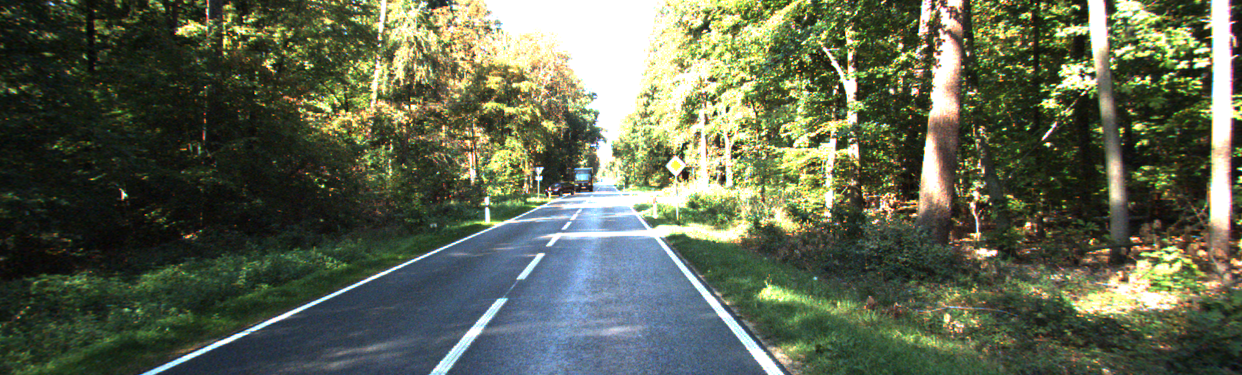
#> input picture drive/0000000022.png, 1242 x 375 px
$ python -i run.py   (imports and definitions only)
#> lines starting #> are read from the running program, lines starting #| are printed output that depends on the picture; after the words box and inside, x2 and y2 are one past the last pixel; in counts of white or black regions, pixels touching at a corner belong together
#> further down, picture is the input picture: shape (375, 1242, 3); mean B, G, R 80.9, 102.1, 94.5
import numpy as np
import cv2
import math
import datetime
import matplotlib.pyplot as plt
from sklearn.neural_network import MLPClassifier
from sklearn.externals import joblib
# 敏感区域范围【195:,100:850】
# 分类结果均保存在mat矩阵中，包括mat矩阵和对应的图片方便找人工(zao)特征(jia)
# 对图片进行切块，并分类，返回mat矩阵和仅保留车道线图像块的图片
# file 文件名，cls训练得到的分类器
# [75 lines left out: functions classify, houghtransport, getline, not called in this run]


# 获取第二条车道线信息
def getsecondline(angle,reclist):
	pass
# [51 lines left out: functions cluster, getlanerexlist, showlane, not called in this run]

def getlineroi(img):
	img = cv2.cvtColor(img, cv2.COLOR_BGR2HSV)
#> img: shape (375, 1242, 3); mean H, S, V 54.4, 96.7, 111.3
	l = np.array([0, 0, 180])
	h = np.array([255, 25, 255])
	mask = cv2.inRange(img, l, h)
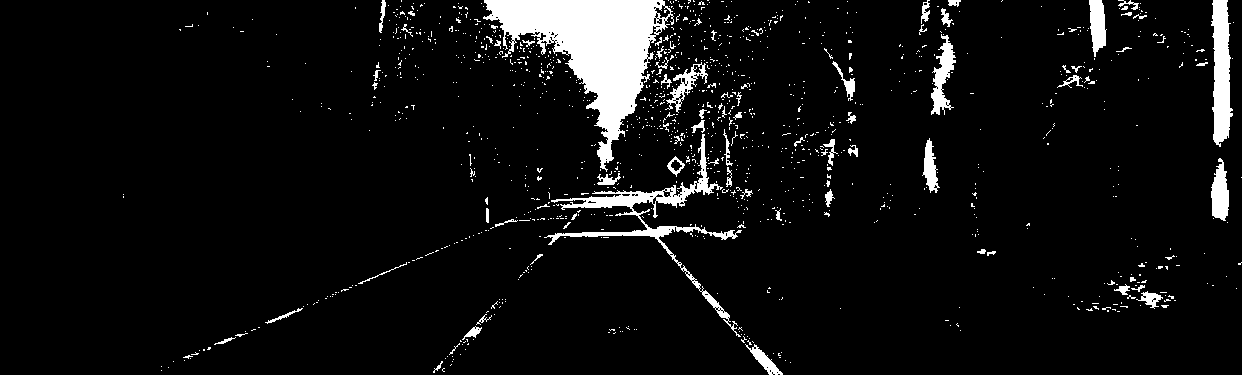
#> mask: shape (375, 1242); 6.2% white; 1209 white regions (1130 under 20 px), largest, box (x1, y1, x2, y2) and area: (483, 0, 674, 172) 12317, (544, 134, 742, 337) 3514, (1211, 0, 1233, 147) 2247
	l = cv2.bitwise_and(img, img, mask=mask)
#> l: shape (375, 1242, 3); mean H, S, V 1.1, 0.2, 15.7
	l = cv2.cvtColor(l, cv2.COLOR_HSV2BGR)
	return l
# [6 lines left out: function removelane, not called in this run]

# [52 lines not run here, left out]
'''
	list = houghtransport(mat)
	result = getline(list,mat)
	firstlane = showlane(result, filename,True)

	removelane(mat,result)
	list = houghtransport(mat)
	result = getline(list,mat)
	secondlane = showlane(result, filename,True)

	removelane(mat,result)
	list = houghtransport(mat)
	result = getline(list,mat)
	thirdlane = showlane(result, filename,True)

	endtime = datetime.datetime.now()
	print ((endtime - starttime))
'''

>>> import cv2
>>> picture = cv2.imread('drive/0000000022.png')
>>> result = getlineroi(picture)

$ run again, on drive/0000000002.png
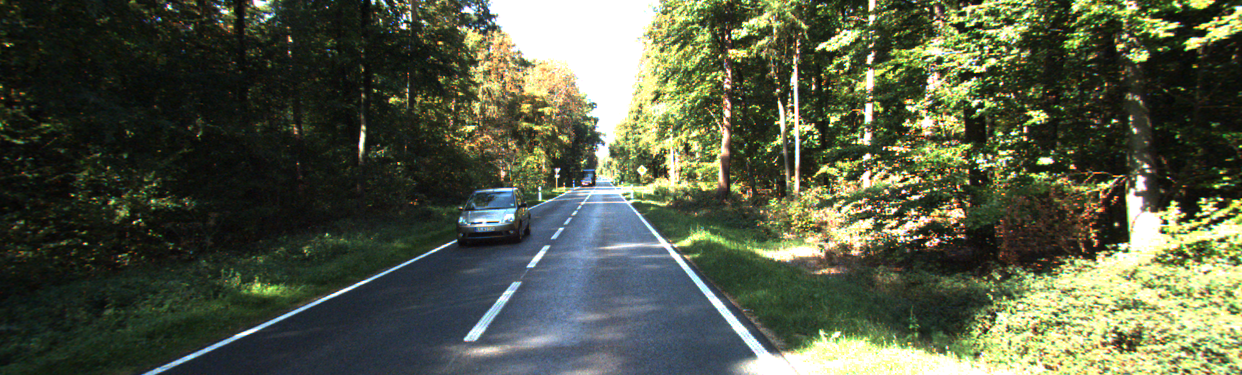
#> input picture drive/0000000002.png, 1242 x 375 px
#> picture is the input picture: shape (375, 1242, 3); mean B, G, R 70, 90.9, 84.5
#> img: shape (375, 1242, 3); mean H, S, V 55.2, 97.3, 98.7
#> in getlineroi, `mask = cv2.inRange(img, l, h)`:
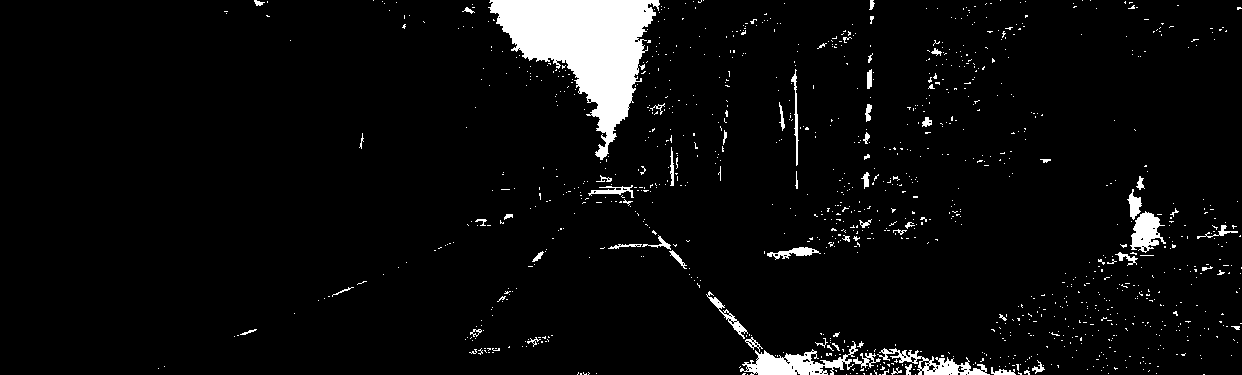
#> mask: shape (375, 1242); 4.8% white; 1115 white regions (1053 under 20 px), largest, box (x1, y1, x2, y2) and area: (488, 0, 660, 160) 12134, (740, 341, 858, 375) 1658, (877, 348, 990, 375) 1013

$ run again, on drive/0000000009.png
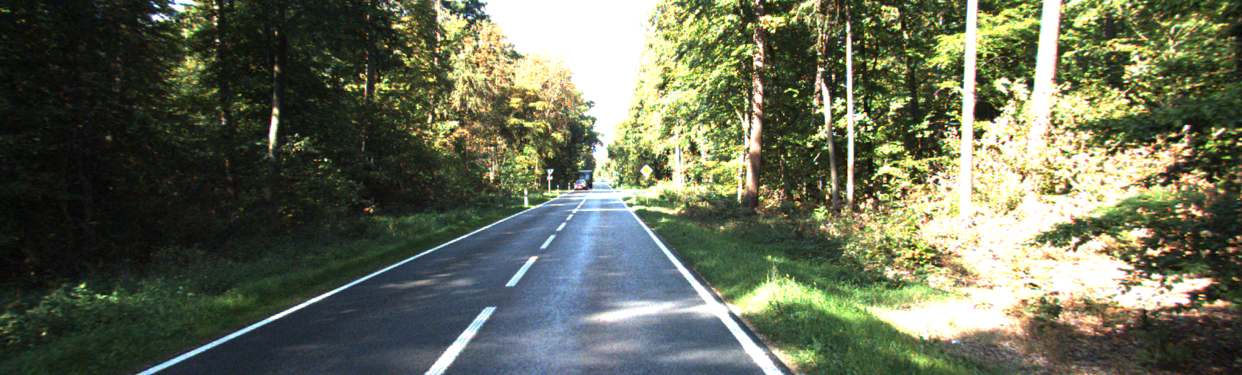
#> input picture drive/0000000009.png, 1242 x 375 px
#> picture is the input picture: shape (375, 1242, 3); mean B, G, R 86.4, 107.6, 102
#> img: shape (375, 1242, 3); mean H, S, V 54.1, 91.6, 116.7
#> in getlineroi, `mask = cv2.inRange(img, l, h)`:
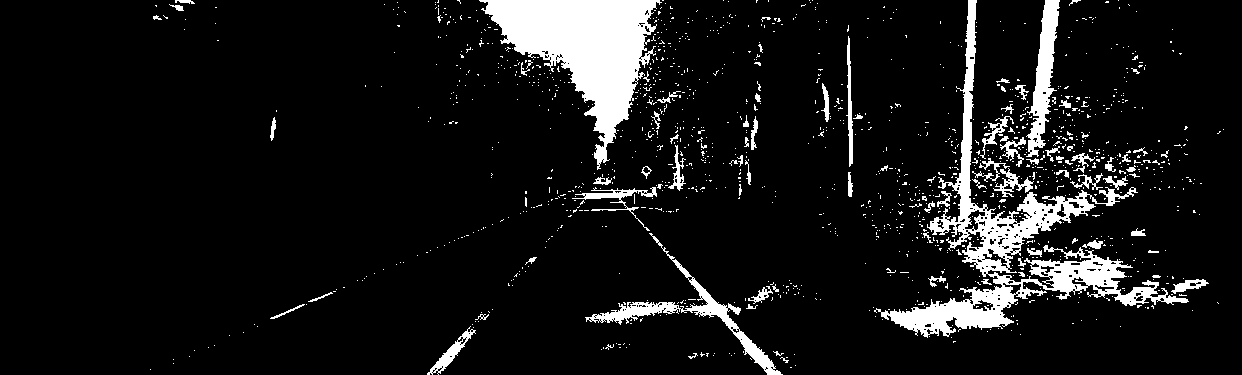
#> mask: shape (375, 1242); 8.9% white; 1318 white regions (1235 under 20 px), largest, box (x1, y1, x2, y2) and area: (874, 0, 1189, 338) 13848, (479, 0, 662, 170) 12802, (585, 233, 783, 375) 2587
